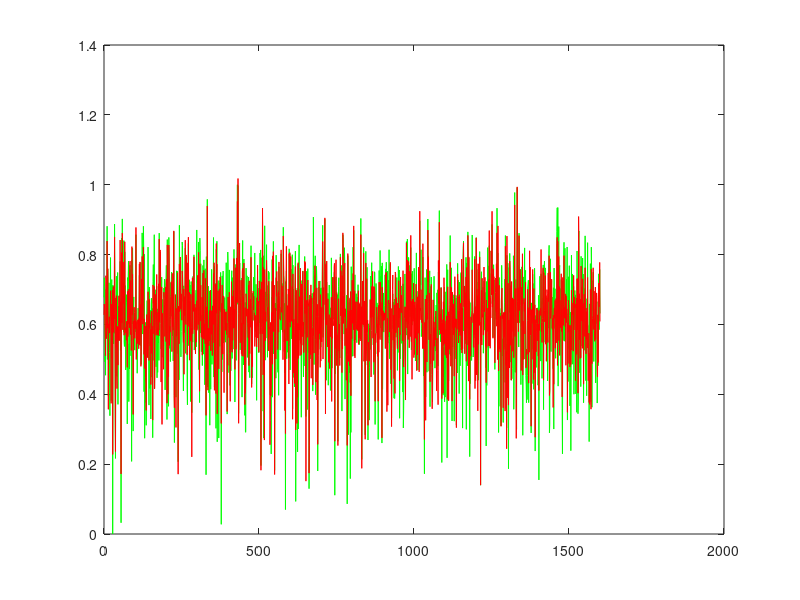

Here is the MATLAB script that generated this plot:
function [] = proj2_synth()
%% Project 2 - Learning to Rank using Linear Regression
%% Nandakishore Krishna
%% Person number : 50169797

clear; close all; clc;

UBitName = 'Nanda Kishore Krishna';
personNumber = '50169797';

format long g

% import data
load('synthetic.mat');

% transpose the input matrix to get 2000 X 10
x = x';

% training set - 80% of dataset
trainingX2 = x(1:1600, :);
trainingT2 = t(1:1600, 1);

% validation set - 10 % dataset
validationX2 = x(1601:1800, :);
validationT2 = t(1601:1800, 1);

% testing set - 10% of dataset
testingX2 = x(1801:size(x,1), :);
testingT2 = t(1801:size(t,1), 1);

% number of training samples
n2 = size(trainingX2, 1);

% no. of dimensions of the training set
d2 = size(trainingX2, 2);

% % histograms for the dataset
% figure(1)
% histogram(trainingX2(:,1));
% figure(2)
% histogram(trainingX2(:,2));

% model complexity
M2 = 20;

% find the clusters for the datapoints
fprintf('Finding %d clusters ...\n', M2);
[idx2, C2] = kmeans(trainingX2, M2);

% centres for the basis functions D X M
% we assign centroids of the clusters to muj
mu2 = C2;

% spread for the Gaussian radial functions
fprintf('Calculating the spread for the %d Gaussian radial functions ...\n', M2);

cluster_variance = zeros(M2,d2);
for i = 1 : M2
    temp = [];
    for j = 1 : length(idx2)
        if j == i
            temp = [temp; trainingX2(j,:)];
        end
    end
    cluster_variance(i,:) = var(temp);
%     cluster_variance(i,:) = 1 * ones(1, d2);
%     cluster_variance(i,1) = 0.5;
end

% the sigmaj for the basis functions
Sigma2 = zeros(d2,d2,M2);
for j = 2 : M2
    for i = 1 : n2
        Sigma2(:,:,j) = diag(cluster_variance(j,:));
    end
end


phi2 = calculatePhi(trainingX2, M2, Sigma2, mu2);

% regularization coefficient
lambda2 = 0;

% closed form solution for the weights
fprintf('Finding the closed form solution ...\n');
w2 = pinv((lambda2 * eye(M2)) + phi2' * phi2) * phi2' * trainingT2;

% sum of squares error and erms for the training set
[errorTrain2, trainPer2] = calculateError(phi2, trainingT2, w2, size(trainingX2, 1), lambda2)

% validation set
phiValid = calculatePhi(validationX2, M2, Sigma2, mu2);
[errorVal2, validPer2] = calculateError(phiValid, validationT2, w2, size(validationX2, 1), lambda2)

% testing set
phiTest = calculatePhi(testingX2, M2, Sigma2, mu2);
[errorTest2, testPer2] = calculateError(phiTest, testingT2, w2, size(testingX2, 1), lambda2);


figure(2)
y2 = phi2 * w2;
xaxis = linspace(0, length(y2), length(y2));
plot(xaxis, trainingT2, 'g', xaxis, y2, 'r');

save('proj2_synth.mat');
end


function Phi = calculatePhi(X, M, Sigma, mu)

% number of training samples
n = size(X, 1);

% determine design matrix N X M
fprintf('Calculating the design matrix phi of size %d X %d ...\n', n, M);
Phi = ones(n, M);
for j = 2 : M
    for i = 1 : n
        temp = X(i,:)' - mu(j);
        siginv = inv(Sigma(:,:,j));
        Phi(i,j) = exp(-1 * (temp' * siginv * temp) / 2);
    end
end

end

function [err, erms] = calculateError(phi, t, w, n, lambda)

% sum of squares error
err = sum((t - (phi * w)) .^ 2) / 2 + (lambda * (w' * w) / 2);

% root mean square error
erms = sqrt(2 * err / n);

end
